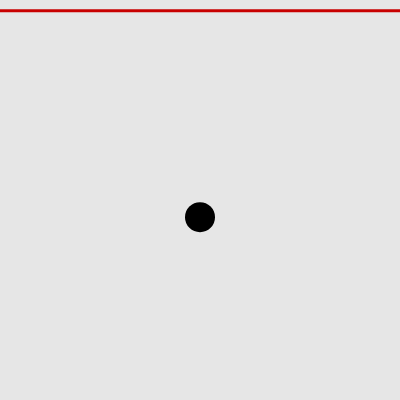
Frame 1 (no input)
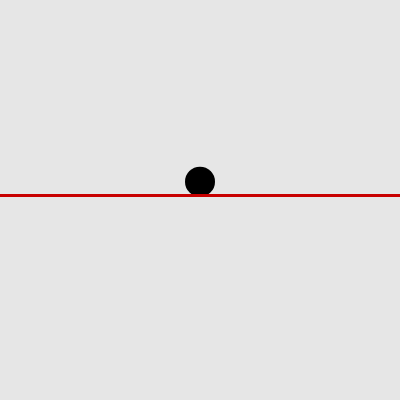
Frame 60 (no input)
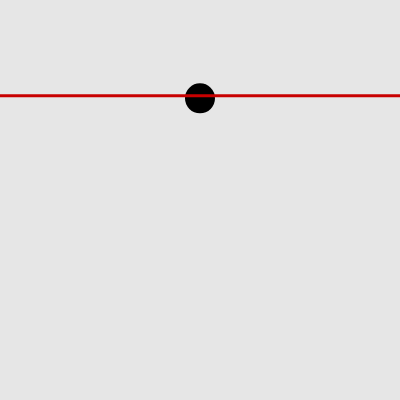
Frame 120 (the mouse pressed at the canvas centre since frame 60)

The p5.js sketch that drew these frames (run headless with seeded random() and noise() and a simulated clock; from frame 60 on, the mouse is pressed at the canvas centre):

// p5.js sketch
// ── sketch.js
let smoothSpeed=0, liveSpeed = 0.5;

function setup() {
  createCanvas(400, 400);
  noStroke();
  strokeWeight(3);
}

function draw() {
  background(230);

  liveSpeed += random(-0.1, 0.1);
  liveSpeed = constrain(liveSpeed, 0, 1);
  
  noStroke();
  fill(0);
  ellipse(width / 2, liveSpeed * height, 30);

  smoothSpeed = lerp(smoothSpeed, liveSpeed, .05);
  stroke(200,0,0);
  line(0, smoothSpeed * height, width, smoothSpeed * height);
}
